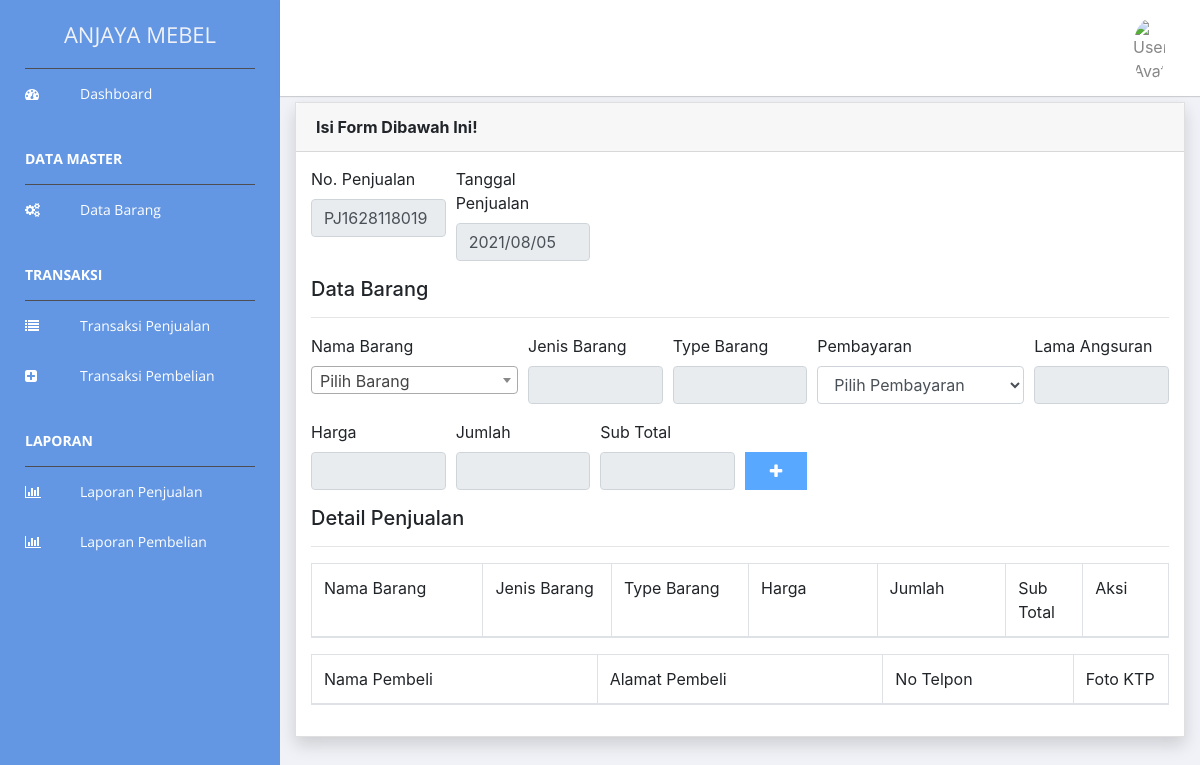
The page /index.php/penjualan/tambahkredit on the database as committed earlier.
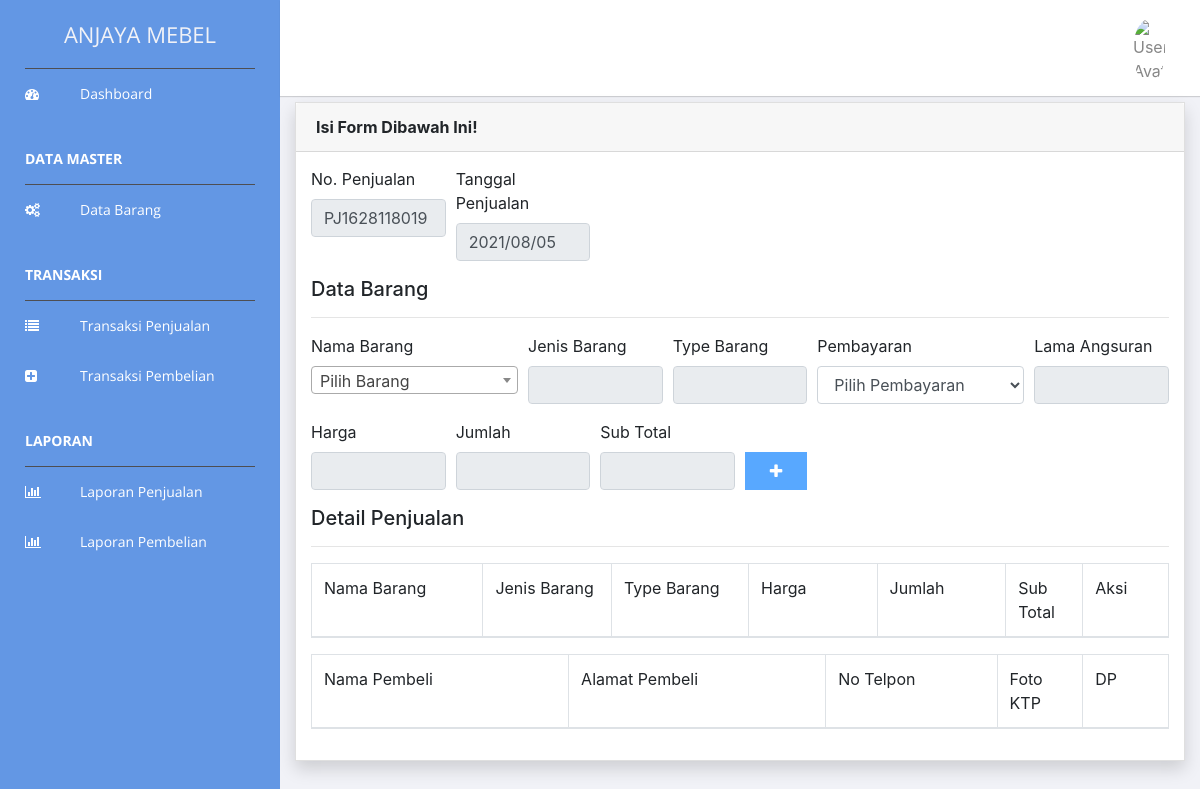
The same page on the database as committed later.
### tables this page shows
CREATE TABLE `jenis_pembayaran` (
  `id_jenis_pembayaran` int(11) NOT NULL,
  `nama_pembayaran` varchar(110) NOT NULL,
  `tambah_harga` int(11) NOT NULL,
  `lama_angsuran` int(11) NOT NULL
);

### application/controllers/Penjualan.php (called while the page is built, shortened)
<?php
class Penjualan extends CI_Controller {
    public function __construct()
    {
        $this->load->library('form_validation');
        $this->load->model('Model_master', 'v');
		$this->load->model('M_barang', 'm_barang');
		$this->load->model('Model_penjualan', 'm_penjualan');
		$this->load->model('Model_detail_penjualan', 'm_detail_penjualan');
		$this->load->model('M_pembayaran', 'm_pembayaran');
    }
    public function tambahkredit(){
		$data['title'] = 'Tambah Penjualan';
		$data['all_barang'] = $this->m_barang->lihat_stok();
		$data['all_pembayaran'] = $this->m_pembayaran->lihat();
		$data['all_penjualan'] = $this->m_penjualan->lihat();
		$data['barang'] = $this->v->getData('barang');
        $this->load->view("template/header", $data);
		$this->load->view('penjualankredit', $data);
        $this->load->view("template/footer");
	}
}

### index.php (called while the page is built, shortened)
<?php
require_once BASEPATH.'core/CodeIgniter.php';

### application/models/M_pembayaran.php (called while the page is built, shortened)
<?php
class M_pembayaran extends CI_Model{
	protected $_table = 'jenis_pembayaran';
	public function lihat(){
		$query = $this->db->get($this->_table);
		return $query->result();
	}
}

### application/views/penjualankredit.php (the view, shortened to what this page needs)
<div class="container-fluid">
<div id="content" data-url="<?= base_url('penjualan') ?>">
<div class="card shadow mb-4">
<div class="card-header">
<strong>Isi Form Dibawah Ini!</strong></div>
<div class="card-body">
<form action="<?= base_url('penjualan/proses_tambahkredit') ?>" id="form-tambah" method="POST" enctype="multipart/form-data">
<div class="form-row">
<div class="form-group col-2">
<label>No. Penjualan</label>
<input type="text" name="nomor_faktur" value="PJ<?= time() ?>" readonly class="form-control">
</div>
<div class="form-group col-2">
<label>Tanggal Penjualan</label>
<input type="text" name="tanggal" value="<?= date('Y/m/d') ?>" readonly class="form-control">
</div>
</div>
<h5>Data Barang</h5>
<hr>
<div class="form-row">
<div class="form-group col-3">
<label for="barang_kode">Nama Barang</label>
</div>
<div class="form-group col-2">
<label>Jenis Barang</label>
<input type="text" name="jenis_bahan" value="" readonly class="form-control">
</div>
<div class="form-group col-2">
<label>Type Barang</label>
<input type="text" name="type_barang" value="" readonly class="form-control">
</div>
<div class="form-group col-3">
<label for="id_jenis_pembayaran">Pembayaran</label>
<select name="id_jenis_pembayaran" id="id_jenis_pembayaran" class="form-control">
<option value="">Pilih Pembayaran</option>
			</select>
		</div>
		<div class="form-group col-2">
			<label>Lama Angsuran </label>
			<input type="number" name="lama_angsuran" value="" readonly class="form-control">
		</div>
		<div class="form-group col-2">
			<label>Harga </label>
			<input type="number" id="harga2" name="harga2" value="" readonly class="form-control">
		</div>
		<div class="form-group col-2">
			<label>Jumlah</label>
			<input type="number" id="jumlah" name="jumlah" value="" class="form-control" readonly min='1'>
		</div>
		<div class="form-group col-2">
			<label>Sub Total</label>
			<input type="number" id="sub_total" name="sub_total" value="" class="form-control" readonly>
		</div>
		<div class="form-group col-1">
			<label for="">&nbsp;</label>
			<button disabled type="button" class="btn btn-primary btn-block" id="tambah"><i class="fa fa-plus"></i></button>
		</div>
	</div>
	<div class="keranjangkredit">
		<h5>Detail Penjualan</h5>
		<hr>
		<table class="table table-bordered" id="keranjangkredit">
			<thead>
				<tr>
					<td width="20%">Nama Barang</td>
					<td width="15%">Jenis Barang</td>
					<td width="16%">Type Barang</td>
					<td width="15%">Harga</td>
					<td width="15%">Jumlah</td>
					<td width="9%">Sub Total</td>
					<td width="10%">Aksi</td>
				</tr>
			</thead>
		</table>
	</div>
	<table class="table table-bordered" id="bayarkredit">
		<thead>
			<tr>
				<td width="30%">Nama Pembeli</td>
				<td width="30%">Alamat Pembeli</td>
				<td width="20%">No Telpon</td>
				<td width="10%">Foto KTP</td>
				<?php foreach ($all_pembayaran as $pembayaran): ?>
					<?php if($pembayaran->id_jenis_pembayaran==2) { ?>
						<td width="10%">DP</td><?php }
						?>
					<?php endforeach ?>
				</tr>
			</thead>
		</table>
	</form>
</div>
</div>
</div>
</div>
<link href="https://cdnjs.cloudflare.com/ajax/libs/select2/4.0.7/css/select2.min.css" rel="stylesheet" />

Rows that differ between the two databases and show on the page:
added jenis_pembayaran: shows "DP"
